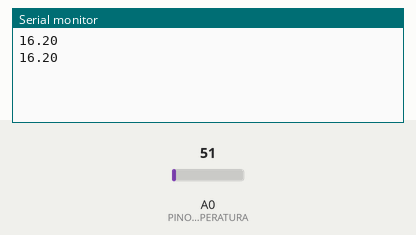
Bench run of a sketch on a simulated Arduino Uno, built with avr-gcc and run on an emulated ATmega328P. Shown: the last lines printed to the serial monitor. The test bench sets the inputs (shaded band); at power-on: A0 (PINO_SENSOR_TEMPERATURA) = 51.

Above: at 2.8 s.
2.9 s: A0 (PINO_SENSOR_TEMPERATURA) set to 61
At 4.4 s:
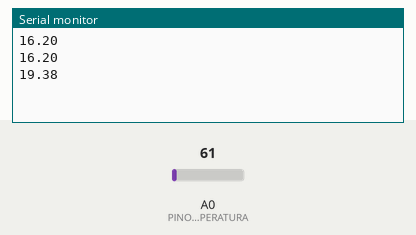
5.6 s: A0 (PINO_SENSOR_TEMPERATURA) set to 71
At 7.1 s:
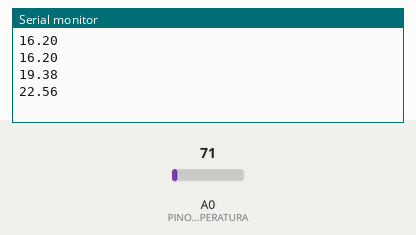
Timing chart, 0 to 8.6 s (numbered marks = the images above; inputs shaded):
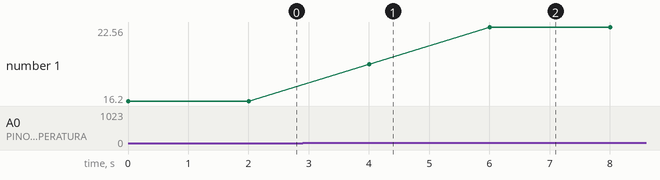

Measured:
- after the input at 2.9 s, the serial monitor: prints a new line after 1.1 s (image 1)
- after the input at 5.6 s, the serial monitor: prints a new line after 0.40 s (image 2)
- plotted number 1: 16.2 → 19.38 after the input at 2.9 s, 19.38 → 22.56 after the input at 5.6 s

The sketch:

sensor-temperatura.ino
```cpp
const int PINO_SENSOR_TEMPERATURA = A0;
float temperaturaCelsius;

void setup() {
  Serial.begin(9600);
}

void loop() {
  int valorLeitura = analogRead(PINO_SENSOR_TEMPERATURA);
  temperaturaCelsius = ((valorLeitura * 5.0 / 1023.0) / 0.1)* 6.5;

  Serial.println(temperaturaCelsius);

  delay(2000);
}
```
